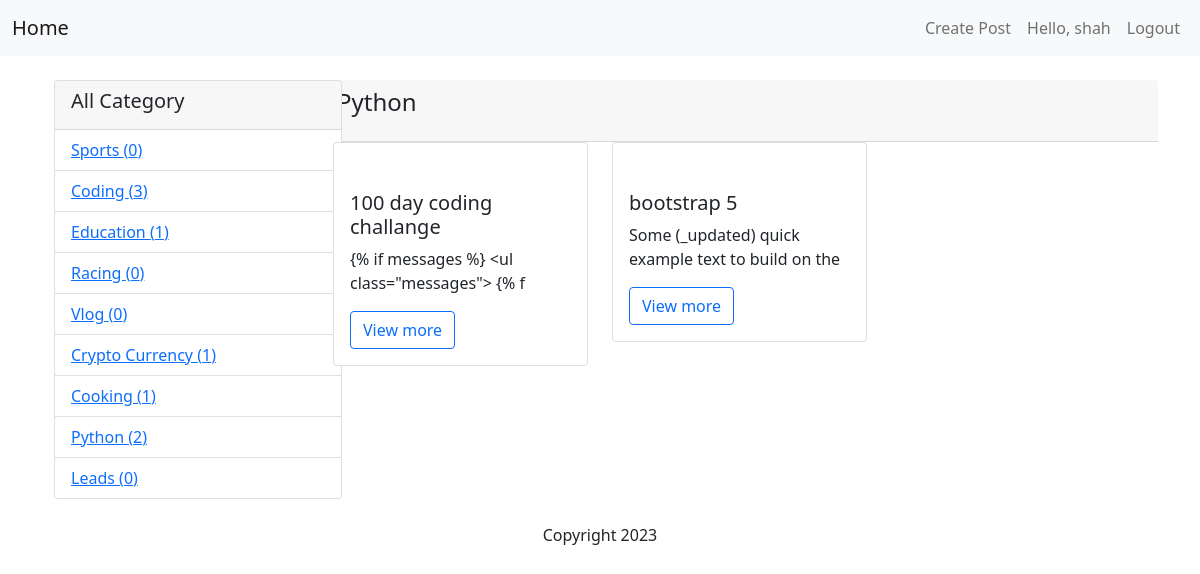
The app's page /category/8/ (signed in) with its own data.
### listing/models.py (models this page shows, shortened)
class Category(models.Model):
    name = models.CharField(max_length=100)
    created_at = models.DateTimeField(auto_now_add=True)
    updated_at = models.DateTimeField(auto_now=True)

class Post(models.Model):
    title = models.CharField(max_length=255)
    content = models.TextField()
    owner = models.ForeignKey(User, on_delete=models.CASCADE)
    category = models.ForeignKey(Category, on_delete=models.CASCADE, default=1)
    created_at = models.DateTimeField(auto_now_add=True)
    updated_at = models.DateTimeField(auto_now=True)
    class Meta:
        ordering = ['-updated_at', '-created_at']

### listing/views.py (the view)
# urls.py: path('category/<int:category_id>/', views.posts_by_category, name='posts_by_category'),
def posts_by_category(request, category_id):
    if not request.user.is_authenticated:
        raise Http404
    category = get_object_or_404(Category, pk=category_id)
    posts = Post.objects.filter(category=category).order_by('-created_at')
    categories = Category.objects.annotate(post_count=Count('post')).all()
    return render(request, 'listing/posts_by_category.html', {'posts': posts, 'category': category, 'categories': categories})

### listing/templates/listing/posts_by_category.html
{% extends 'listing/base.html' %}
{% block content %}
<div class="container">
    <div class="row">
      <div class="col-md-3">
        <div class="card" style="width: 18rem;">
          <div class="card-header">
            <h5>All Category</h5>
          </div>
          <ul class="list-group list-group-flush">
            {% for category in categories %}
            <li class="list-group-item"><a href="{% url 'listing:posts_by_category' category.id %}">{{ category.name }}  ({{category.post_count}}) </a></li>
          {% endfor %}
          </ul>
        </div>
      </div>
      <div class="col-md-9">
       <div class="row">
        <div class="card-header">
          <h4 class="mb-3">{{category.name}} </h4>
           </div>
        {% for post in posts %}
          <div class="col-md-4">
          <div class="card mb-3">
            <div class="card-body">
            </div>
            <div class="card-body">
              <h5 class="card-title">{{ post.title }}</h5>
              <p class="card-text">{{ post.content|slice:":50" }}</p>
              <a href="{% url 'listing:post_detail' post.id %}" class="btn btn-outline-primary">View more</a>
            </div>
          </div>
           </div>
          {% endfor %}
        </div>
      </div>
    </div>
  </div>
{% endblock %}

### listing/templates/listing/base.html (shortened to what this page needs)
<!DOCTYPE html>
<html lang="en">
<head>
    <link href="https://cdn.jsdelivr.net/npm/bootstrap@5.1.3/dist/css/bootstrap.min.css" rel="stylesheet">
</head>
<body>
    <header>
        <nav class="navbar navbar-expand-lg navbar-light bg-light">
            <div class="container-fluid">
                <a class="navbar-brand" href="{% url 'listing:post_list' %}">Home</a>
                <div class="navbar-nav">
                    <ul class="navbar-nav">
                        <li class="nav-item">
                            <a class="nav-link" href="{% url 'listing:post_create' %}">Create Post</a>
                        </li>
                        {% if user.is_authenticated %}
                            <li class="nav-item">
                                <a class="nav-link" >Hello, {{ user.username }}</a>
                            </li>
                            <li class="nav-item">
                                <a class="nav-link" href="{% url 'users:logout' %}">Logout</a>
                            </li>
                        {% endif %}
                    </ul>
                </div>
            </div>
        </nav>
    </header>
    <main class="container mt-4">
        {% block content %}
        {% endblock %}
    </main>
    <footer class="text-center mt-4">
        <p>Copyright 2023</p>
    </footer>
</body>
</html>

### records on screen
Category: name "Sports", post_count "0"
Category: name "Coding", post_count "3"
Category: name "Education", post_count "1"
Category: name "Racing", post_count "0"
Category: name "Vlog", post_count "0"
Category: name "Crypto Currency", post_count "1"
Category: name "Cooking", post_count "1"
Category: name "Python", post_count "2"
Category: name "Leads", post_count "0"
Post: title "100 day coding challange", content "{% if messages %} <ul class=\"messages\"> {% f"
Post: title "bootstrap 5", content "Some (_updated) quick example text to build on the"

### other values on screen
{{ user.username }} "shah"
